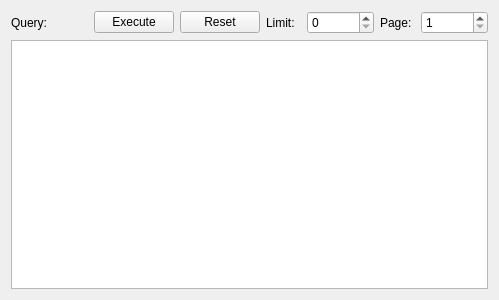
<?xml version="1.0" encoding="UTF-8"?>
<ui version="4.0">
 <class>ItemsTableGui</class>
 <widget class="QWidget" name="ItemsTableGui">
  <property name="geometry">
   <rect>
    <x>0</x>
    <y>0</y>
    <width>499</width>
    <height>300</height>
   </rect>
  </property>
  <property name="acceptDrops">
   <bool>true</bool>
  </property>
  <property name="windowTitle">
   <string>Form</string>
  </property>
  <layout class="QVBoxLayout" name="verticalLayout">
   <item>
    <layout class="QHBoxLayout" name="horizontalLayout">
     <item>
      <widget class="QLabel" name="label">
       <property name="text">
        <string>Query:</string>
       </property>
      </widget>
     </item>
     <item>
      <widget class="QWidget" name="widget_lineEdit_query" native="true"/>
     </item>
     <item>
      <widget class="QPushButton" name="pushButton_query_exec">
       <property name="text">
        <string>Execute</string>
       </property>
      </widget>
     </item>
     <item>
      <widget class="QPushButton" name="pushButton_query_reset">
       <property name="text">
        <string>Reset</string>
       </property>
      </widget>
     </item>
     <item>
      <widget class="QLabel" name="label_2">
       <property name="text">
        <string>Limit:</string>
       </property>
      </widget>
     </item>
     <item>
      <widget class="QSpinBox" name="spinBox_limit">
       <property name="toolTip">
        <string>Maximum number of rows per page to display (0 - no limit).</string>
       </property>
       <property name="maximum">
        <number>1000000</number>
       </property>
       <property name="singleStep">
        <number>20</number>
       </property>
      </widget>
     </item>
     <item>
      <widget class="QLabel" name="label_3">
       <property name="text">
        <string>Page:</string>
       </property>
      </widget>
     </item>
     <item>
      <widget class="QSpinBox" name="spinBox_page">
       <property name="minimum">
        <number>1</number>
       </property>
       <property name="maximum">
        <number>1000000</number>
       </property>
      </widget>
     </item>
    </layout>
   </item>
   <item>
    <widget class="QTableView" name="tableView_items">
     <property name="dragDropMode">
      <enum>QAbstractItemView::NoDragDrop</enum>
     </property>
     <property name="defaultDropAction">
      <enum>Qt::IgnoreAction</enum>
     </property>
     <attribute name="verticalHeaderVisible">
      <bool>false</bool>
     </attribute>
    </widget>
   </item>
  </layout>
 </widget>
 <resources/>
 <connections/>
</ui>
